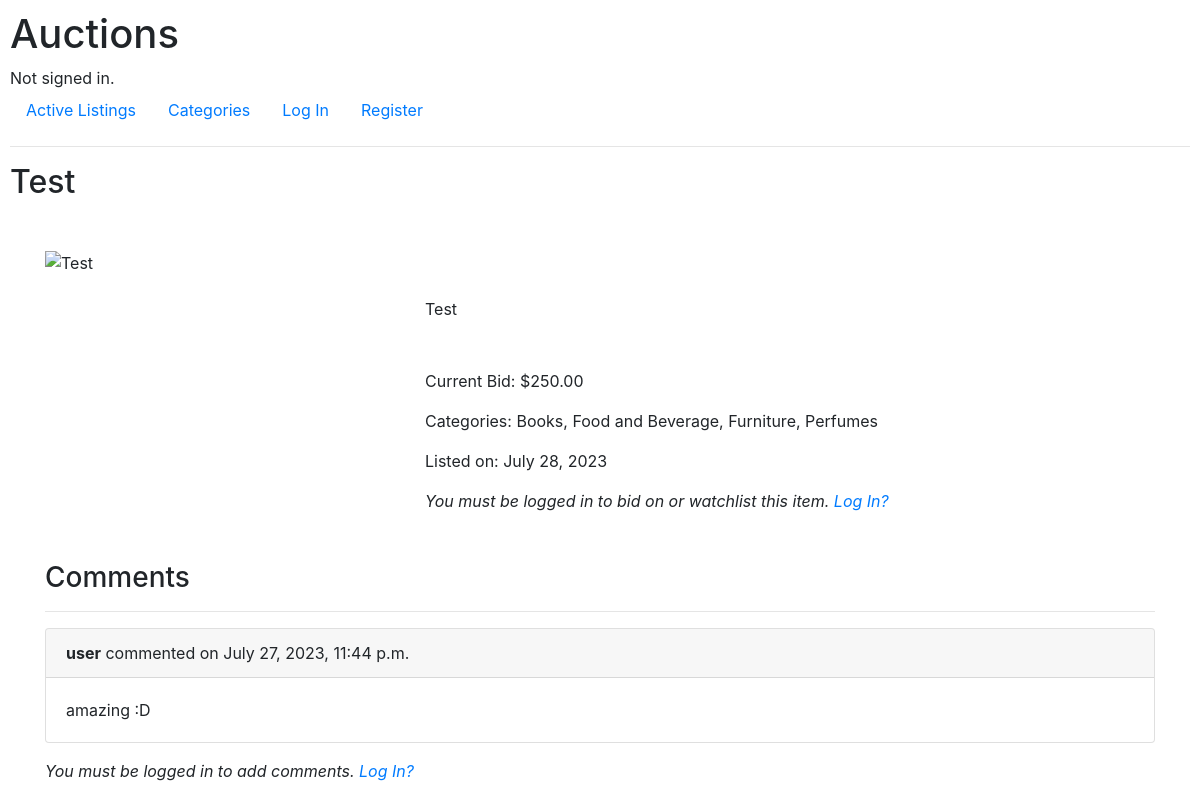
Screenshot of /listing/14 with the database file from the repository.
### auctions/models.py (models this page shows, shortened)
class Listing(models.Model):
    title = models.CharField(max_length=64)
    description = models.TextField()
    categories = models.ManyToManyField(Category, blank=False, related_name='category_listings')
    image = models.URLField(blank=True)
    date_posted = models.DateField()
    start_price = models.DecimalField(max_digits=10, decimal_places=2)
    owner = models.ForeignKey(User, on_delete=models.CASCADE, related_name='listing_owners')
    bidding_winner = models.ForeignKey(User, on_delete=models.CASCADE, related_name='bid_winners', null=True, blank=True)
    open_for_bid = models.BooleanField(default=True)

class Bid(models.Model):
    listing = models.ForeignKey(Listing, on_delete=models.CASCADE, related_name="bids")
    bidder = models.ForeignKey(User, on_delete=models.CASCADE, related_name="bids")
    bid = models.DecimalField( max_digits=10, decimal_places=2)

class Category(models.Model):
    type = models.CharField(max_length=64) # the name of the category
    description = models.TextField()

class Comment(models.Model):
    listing = models.ForeignKey(Listing, on_delete=models.CASCADE, related_name="listing_comments", default=1)
    author = models.ForeignKey(User, on_delete=models.CASCADE, related_name="comments")
    content = models.TextField()
    date_posted = models.DateTimeField()

class User(AbstractUser):
    watchlist = models.ManyToManyField('Listing', blank=True, related_name='watchers')  # all the listings the user chose to put on watchlist

### auctions/views.py (the view, shortened to what this page needs)
# urls.py: path("listing/<str:listing_pk>", views.listing_view, name="listing"),
def listing_view(request, listing_pk):
    try:
        listing = Listing.objects.get(pk=listing_pk)
        new_bid_error = ''  # Initialize the variable
    except Listing.DoesNotExist:
        return HttpResponse("<h1>Listing not found</h1>", status=404)
    return render(request, "auctions/listing.html", {
        'listing': listing,
        'bid_price': listing.bids.all().last().bid,
        'is_watchlisted': '',
    })

### auctions/templates/auctions/listing.html
{% extends "auctions/layout.html" %}
{% load static %}
{% block body %}
    <h2 class="mb-5" >{{ listing.title }}</h2>
    <div class="container">
        <div class="row">
            <div class="col-md-4">
                <img src="{{ listing.image }}" alt="{{ listing.title }}" class="img-fluid">
            </div>
            <div class="col-md-8">
                <p class="mt-5" >{{ listing.description }}</p>
                <p class="mt-5">Current Bid: ${{ bid_price }}</p>
                <p>Categories:
                    {% for category in listing.categories.all %}
                        {{category.type}}{% if not forloop.last %}, {% endif %}
                    {% endfor %}
                </p>
                <p>Listed on: {{ listing.date_posted }}</p>
                {% if user.is_authenticated %}
                    <form action="{% url 'listing' listing.pk %}" method="post">
                        {% csrf_token %}
                            <input type="submit" class="btn btn-primary mb-3" name="watchlist_btn" value="{{ is_watchlisted }}" id="">
                    </form>
                    {% if listing.open_for_bid %}
                        {% if request.user == listing.owner%}
                            <form action='{% url "listing" listing.pk %}' method="post">
                                {% csrf_token %}
                                <button type="submit" class="btn btn-success" name="close_bid">Close Bids</button>
                            </form>
                        {% else %}
                        {% endif %}
                        <br>
                        <form action="{% url 'listing' listing.pk %}" method="post">
                            {% csrf_token %}
                            <div class="form-group">
                                <label for="new_bid">Place Bid:</label>
                                <div style="color: red;">{{ new_bid_error }}</div>
                                <div class="input-group">
                                    <span class="input-group-text">$</span>
                                    <input type="number" name="new_bid" class="form-control" id="new_bid" placeholder="0.00" step="0.01" required>
                                </div>
                            </div>
                            <button type="submit" class="btn btn-primary">Place Bid</button>
                        </form>
                    {% else %}
                        {% if request.user == listing.bidding_winner %}
                        <p class="congrat_msg" style="background-color: #f2f2f2; padding: 10px; border-radius: 5px; font-size: 18px;">
                            Congratulations {{ listing.bidding_winner }}! 🎉 You won the auction for "{{ listing.title }}"! 🥳 Your bid was the highest, and you did it! 🏆 Enjoy your new item, and thank you for being part of our auction! 🙌 If you need anything, just let us know. Happy bidding! 💫🛍️
                        </p>
                        {% else %}
                            <i style="color: gray;">Bidding on this item is no longer available.</i>
                        {% endif %}
                    {% endif %}
                {% else %}
                        <i>You must be logged in to bid on or watchlist this item. <a href="{% url 'login' %}">Log In?</a></i>
                {% endif %}
            </div>
        </div>
    </div>
    <div class="container mt-5" id="comments-section">
        <h3>Comments</h3>
        <hr>
        {% if not listing.listing_comments.all %}
            <p>No comments yet.</p>
        {% else %}
            {% for comment in listing.listing_comments.all %}
                <div class="card mb-3">
                    <div class="card-header">
                        <strong>{{ comment.author }}</strong> commented on {{ comment.date_posted }}
                    </div>
                    <div class="card-body">
                        <p class="card-text">{{ comment.content }}</p>
                    </div>
                </div>
            {% endfor %}
        {% endif %}
        {% if user.is_authenticated %}
            <form action="{% url 'listing' listing.pk %}" method="post">
                {% csrf_token %}
                <div class="form-group">
                    <label for="comment_content">Add your comment:</label>
                    <textarea class="form-control" id="comment_content" name="comment_content" rows="3" required></textarea>
                </div>
                <button type="submit" class="btn btn-primary">Submit Comment</button>
            </form>
        {% else %}
            <i>You must be logged in to add comments. <a href="{% url 'login' %}">Log In?</a></i>
        {% endif %}
    </div>
{% endblock %}

### auctions/static/auctions/styles.css (style rules this page uses)
body { padding: 10px; }

### rows the page displays
Listing: title "Test", description "Test", date_posted "July 28, 2023"
Bid: bid "250.00"
Category: type "Books"
Category: type "Food and Beverage"
Category: type "Furniture"
Category: type "Perfumes"
Comment: author "user", date_posted "July 27, 2023, 11:44 p.m.", content "amazing :D"
